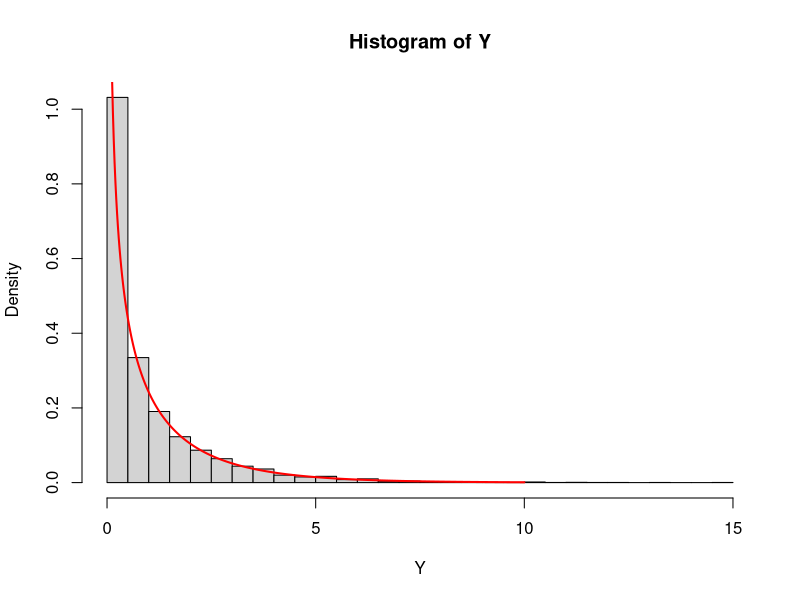
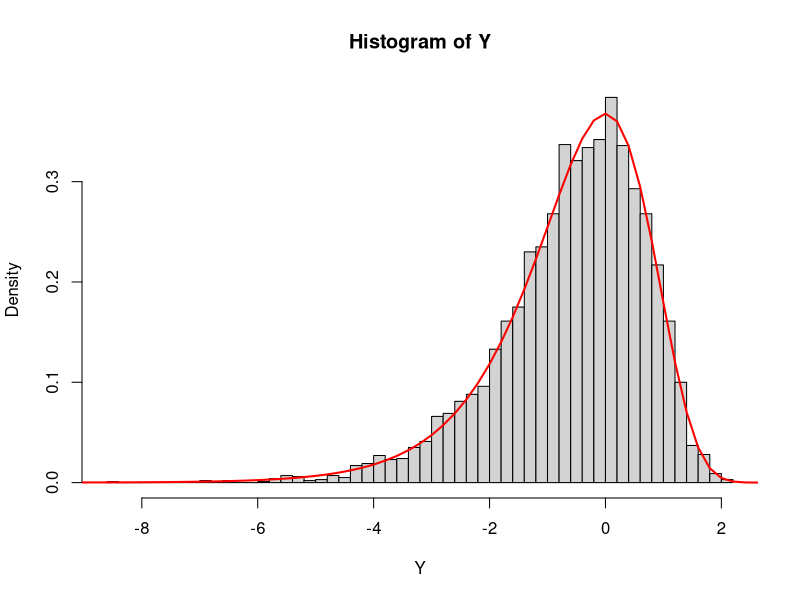
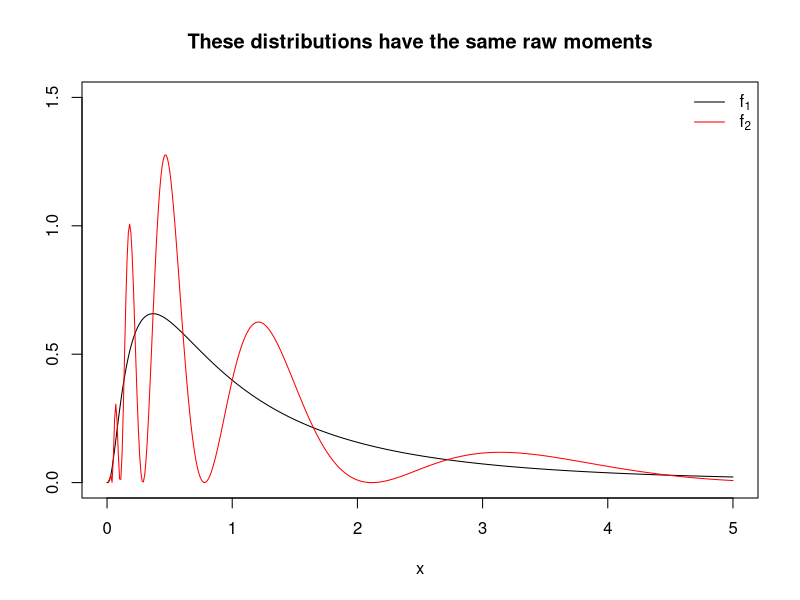
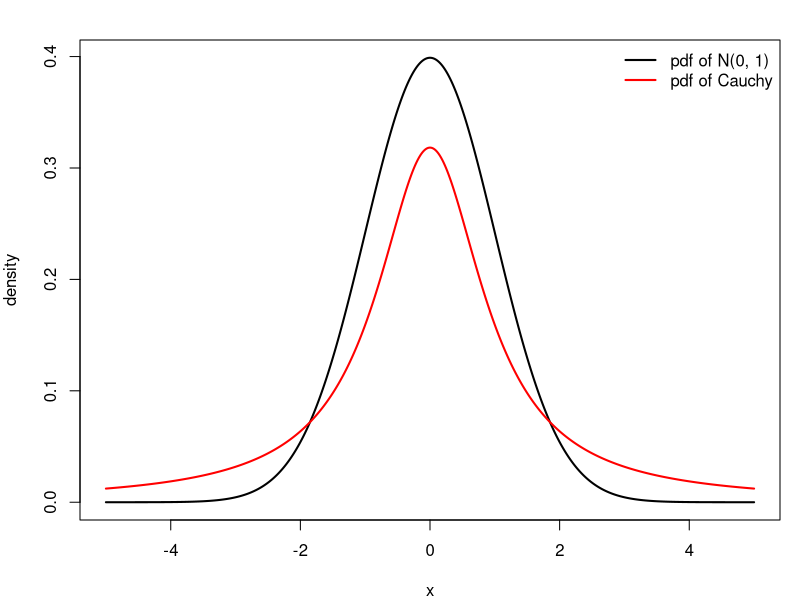
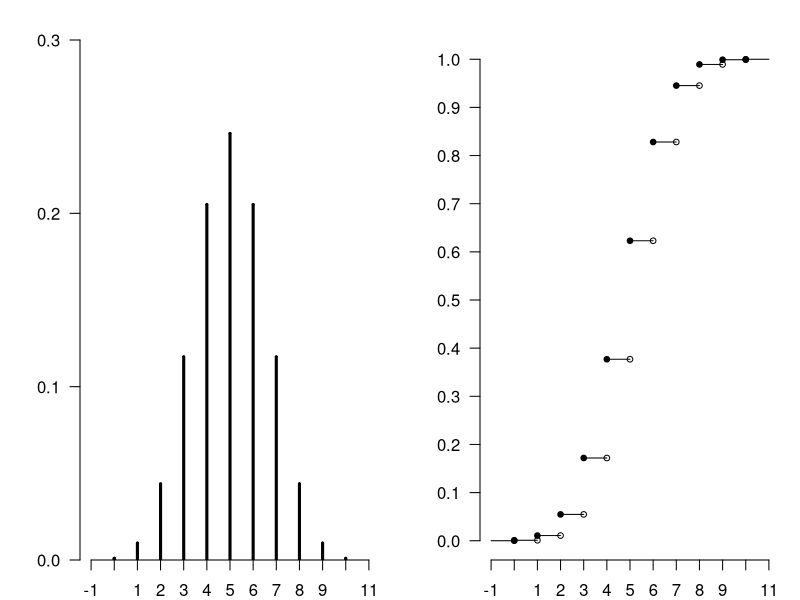
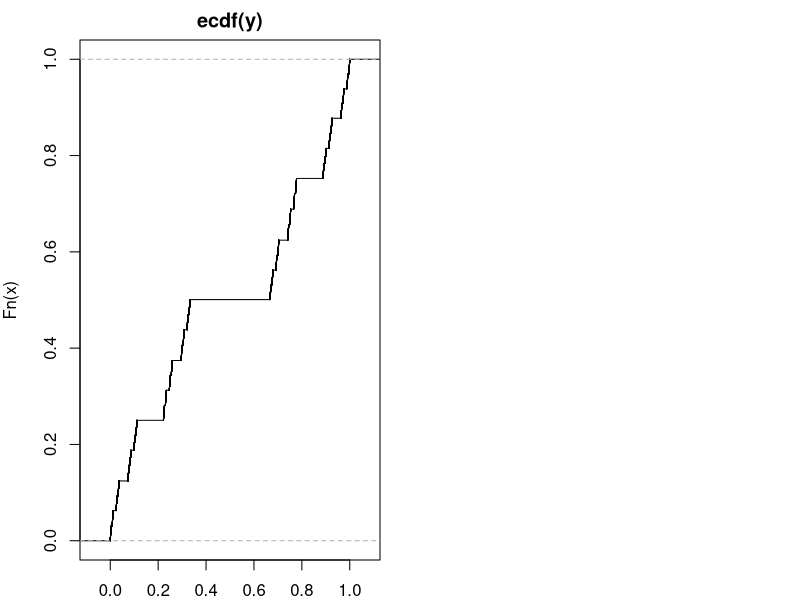
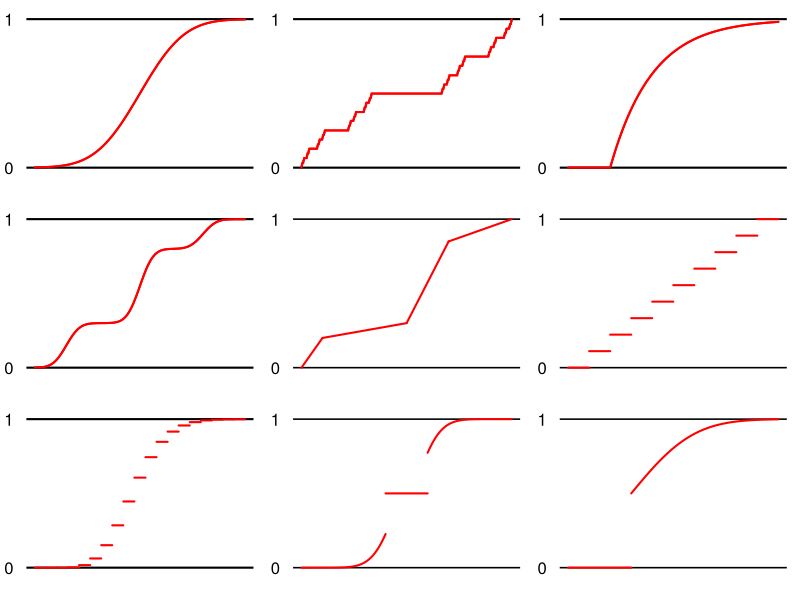

Source code (R) for these figures, in order:
# ==============================================================================
# chi-squared
# ==============================================================================

n <- 5000
Z <- rnorm(n)
Y <- Z^2
hist(Y, breaks = "Scott", freq = FALSE)
curve(dgamma(x, shape = 1/2, rate = 1/2),
      from = 0,
      to = 10,
      lwd = 2,
      col = "red", 
      n = 500,
      add = TRUE)

# ==============================================================================
# transformation practice
# ==============================================================================

X = rgamma(5000, 1, 1)
Y = log(X)
hist(Y, breaks = "Scott", freq = FALSE)
curve(exp(x - exp(x)),
      from = -15,
      to = 5,
      lwd = 2,
      col = "red",
      add = TRUE)

# ==============================================================================
# N(0, 1) versus Cauchy
# ==============================================================================

x = seq(0, 5, length.out = 500)
f1 = dlnorm(x, meanlog = 0, sdlog = 1)
f2 = f1 * (1 + sin(2*pi*log(x)))
plot(x, f1, type = "l", ylim = c(0, 1.5),
     main = "These distributions have the same raw moments",
     ylab = "")
lines(x, f2, col = "red")
legend("topright",
       c(expression(f[1]), expression(f[2])),
       lty = c(1, 1), 
       col = c("black", "red"),
       bty = "n")

# ==============================================================================
# N(0, 1) versus Cauchy
# ==============================================================================

par(mfrow = c(1, 1), mar = c(4, 4, 2, 1))

curve(dnorm(x), from = -5, to = 5, lwd = 2, ylab = "density", n = 500)
curve(dt(x, df = 1), from = -5, to = 5, add = TRUE, col = "red", lwd = 2, n = 500)
legend("topright", c("pdf of N(0, 1)", "pdf of Cauchy"), 
       lty = 1, lwd = 2, col = c("black", "red"), bty = "n")

# ==============================================================================
# plot discrete pmf and cdf side-by-side
# ==============================================================================

discrete_pmf <- function(x, p, ylim, xlim = c(min(x) - 1, max(x) + 1), label = ""){
  plot(x, p,
       pch = 19,
       cex = 0.25,
       xlab = "",
       ylab = "",
       main = "",
       ylim = ylim,
       yaxs = "i",
       yaxt = "n",
       xlim = xlim,
       xaxt = "n",
       bty = "n"
  )
  segments(x,
           rep(0, length(x) + 1),
           x1 = x,
           y1 = p,
           lwd = 3
  )
  axis(1, at = floor(xlim[1]):ceiling(xlim[2]), cex.axis = 1)
  axis(2, at = seq(0, 1, length.out = 11), las = 1, cex.axis = 1)
  legend("topright", label, bty = "n", cex = 3)
}

discrete_cdf <- function(x, p, xlim = c(min(x) - 1, max(x) + 1), label = ""){
  closeddot = cumsum(p)
  opencircle = c(0, closeddot[1:length(x)-1])
  plot(x, closeddot, pch = 19, cex = 0.75,
       ylim = c(0, 1),
       ylab = "", main = "", xlab = "",
       yaxt = "n",
       xlim = xlim,
       xaxt = "n",
       #yaxs = "i", 
       bty = "n")
  points(x, opencircle, cex = 0.75)
  segments(c(xlim[1], x), c(0, closeddot), c(x, xlim[2]), c(0, closeddot), lwd = 1)
  axis(1, at = floor(xlim[1]):ceiling(xlim[2]), cex.axis = 1)
  axis(2, at = seq(0, 1, length.out = 11), las = 1, cex.axis = 1)
  legend("bottomright", label, bty = "n", cex = 3)
}

x <- 0:10
p <- dbinom(x, max(x), prob = 0.5)

par(mfrow = c(1, 2), mar = c(2, 4, 2, 1))

discrete_pmf(x, p, c(0, 0.3))
discrete_cdf(x, p)

# ==============================================================================
# plot the Cantor distribution
# https://stats.stackexchange.com/questions/229556/how-to-sample-from-cantor-distribution
# ==============================================================================

binary.to.ternary <- function(x) {
  y <- 0
  x <- round(2^52 * x)
  for (i in 1:52) {
    y <- y + 2*(x %% 2)
    y <- y/3
    x <- floor(x/2)
  }
  y
}

n <- 50000
x <- runif(n)
y <- binary.to.ternary(x)
plot(ecdf(y), pch = ".")

# ==============================================================================
# plot 3 x 3 CDFs
# ==============================================================================

cartoon_continuous_cdf <- function(x, p, lwd = 2){
  plot(x, p, 
       type = "l",
       xaxt = "n", 
       yaxt = "n", 
       bty = "n", 
       col = "red", 
       ylim = c(0, 1),
       lwd = lwd)
  abline(h = c(0, 1), lwd = lwd)
  mtext(c("0", "1"), side = 2, at = c(0, 1), las = 1, line = 1)
  lines(x, p, col = "red", lwd = lwd)
}

cartoon_discrete_cdf <- function(x, p, xlim = c(min(x) - 1, max(x) + 1), lwd = 2, label = ""){
  closeddot = cumsum(p)
  opencircle = c(0, closeddot[1:length(x)-1])
  plot(x, closeddot, pch = 19, cex = 0.75,
       ylim = c(0, 1),
       ylab = "", main = "", xlab = "",
       yaxt = "n",
       xlim = xlim,
       xaxt = "n",
       col = "white",
       #yaxs = "i", 
       bty = "n")
  #points(x, opencircle, cex = 0.75)
  abline(h = c(0, 1), lwd = lwd)
  mtext(c("0", "1"), side = 2, at = c(0, 1), las = 1, line = 1)
  segments(c(xlim[1], x), c(0, closeddot), c(x, xlim[2]), c(0, closeddot), 
           lwd = lwd, col = "red")
  #axis(1, at = floor(xlim[1]):ceiling(xlim[2]), cex.axis = 1)
  #axis(2, at = seq(0, 1, length.out = 11), las = 1, cex.axis = 1)
  #legend("bottomright", label, bty = "n", cex = 3)
}

par(mfrow = c(3, 3), mar = c(2, 2, 1, 1))

cdf_lwd = 2

# GAUSSIAN

x = seq(-3, 3, length.out = 2500)
y = pnorm(x)
cartoon_continuous_cdf(x, y)

# CANTOR

binary.to.ternary <- function(x) {
  y <- 0
  x <- round(2^52 * x)
  for (i in 1:52) {
    y <- y + 2*(x %% 2)
    y <- y/3
    x <- floor(x/2)
  }
  y
}

n <- 50000
x <- runif(n)
y <- binary.to.ternary(x)
p <- ecdf(y)
cartoon_continuous_cdf(sort(x), p(sort(x)))

# GAMMA

x = seq(-1, 4, length.out = 2500)
y = pgamma(x, shape = 1, rate = 1)
cartoon_continuous_cdf(x, y)

# GAUSSIAN MIXTURE

x = seq(-10, 10, length.out = 2500)
y = 0.2 * pnorm(x, mean = 6) + 0.5 * pnorm(x) + 0.3 * pnorm(x, mean = -7)
cartoon_continuous_cdf(x, y)


# piecewise linear

plot(0, xlim = c(-5, 5), ylim = c(0, 1),
     xaxt = "n", yaxt = "n", bty = "n", col = "white")
abline(h = c(0, 1), lwd = 1.5)
mtext(c("0", "1"), side = 2, at = c(0, 1), las = 1, line = 1)
segments(c(-5, -4, 0, 2), 
         c(0, 0.2, 0.3, 0.85), 
         c(-4, 0, 2, 5), 
         c(0.2, 0.3, 0.85, 1), 
         col = "red", lwd = cdf_lwd)


# binom

plot(0, xlim = c(-5, 5), ylim = c(0, 1),
     xaxt = "n", yaxt = "n", bty = "n", col = "white")
abline(h = c(0, 1), lwd = 1.5)
mtext(c("0", "1"), side = 2, at = c(0, 1), las = 1, line = 1)
segments(-5:4, seq(0, 1, length.out = 10), -4:5, seq(0, 1, length.out = 10), col = "red", lwd = cdf_lwd)

# poisson

x = -2:15
p = dpois(x, 6)
cartoon_discrete_cdf(x, p)

# mixed

plot(0, xlim = c(-5, 5), ylim = c(0, 1),
     xaxt = "n", yaxt = "n", bty = "n", col = "white")
abline(h = c(0, 1), lwd = 1.5)
mtext(c("0", "1"), side = 2, at = c(0, 1), las = 1, line = 1)
segments(-1, 0.5, 1, 0.5, col = "red", lwd = cdf_lwd)
lines(seq(-5, -1, length.out = 500), 
      pnorm(seq(-6, -1.75, length.out = 500), mean = -1), col = "red", lwd = cdf_lwd)
lines(seq(1, 5, length.out = 500), 
      pnorm(seq(1.75, 6, length.out = 500), mean = 1), 
      col = "red", lwd = cdf_lwd)


# mixed

plot(0, xlim = c(-5, 5), ylim = c(0, 1),
     xaxt = "n", yaxt = "n", bty = "n", col = "white")
abline(h = c(0, 1), lwd = 1.5)
mtext(c("0", "1"), side = 2, at = c(0, 1), las = 1, line = 1)
segments(-5, 0, -2, 0, col = "red", lwd = cdf_lwd)
lines(seq(-2, 5, length.out = 1000), 
      pnorm(seq(0, 3, length.out = 1000)), 
      col = "red", lwd = cdf_lwd)